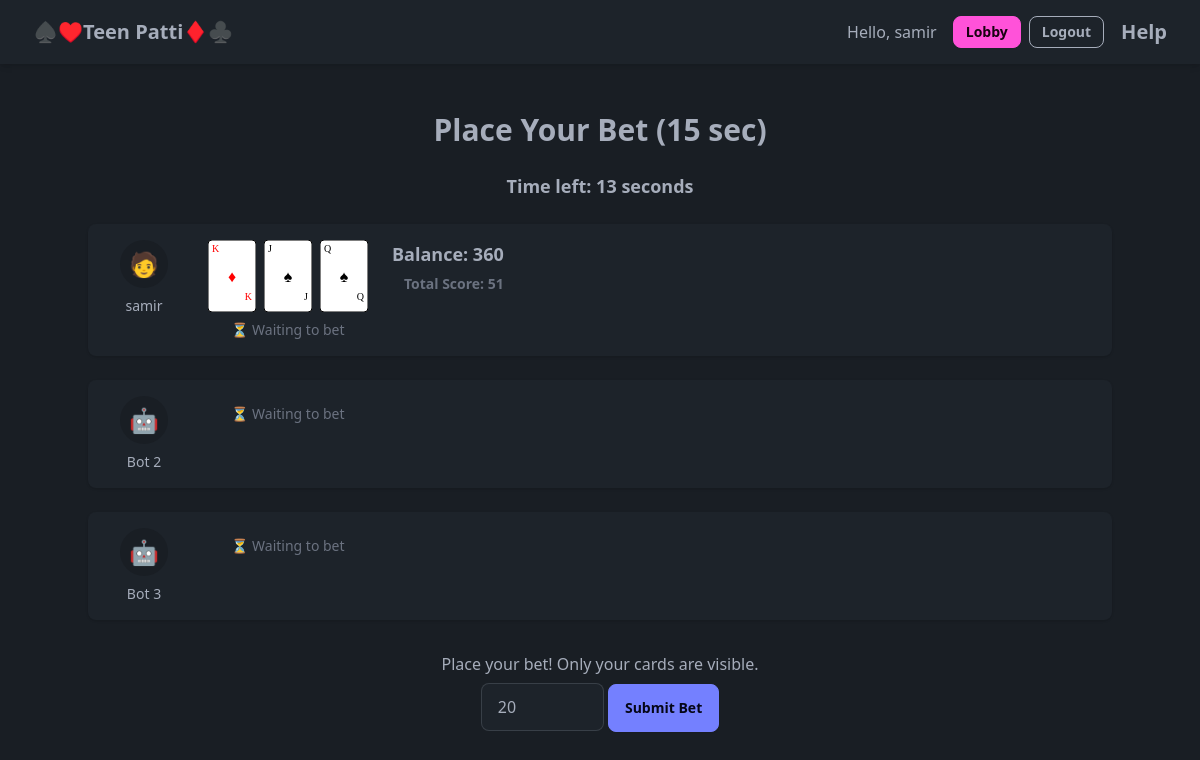
The page /reveal/b5b6103e/ (signed in) on the database its author committed.
### home/models.py (models this page shows)
class Player(models.Model):
    user = models.ForeignKey(User, on_delete=models.CASCADE, null=True, blank=True)
    room = models.ForeignKey(GameRoom, on_delete=models.CASCADE)
    card = models.JSONField(null=True, blank=True)
    total_score = models.IntegerField(default=0)
    has_played = models.BooleanField(default=False)
    is_bot = models.BooleanField(default=False)
    score = models.IntegerField(default=0)
    balance = models.IntegerField(default=200)
    bet_amount = models.IntegerField(default=0)
    has_bet = models.BooleanField(default=False)

### home/views.py (the view)
# urls.py: path('reveal/<str:room_code>/', views.reveal_game, name='reveal_game'),
def reveal_game(request, room_code):
    room = get_object_or_404(GameRoom, room_code=room_code)
    players = Player.objects.filter(room=room)
    current_player = players.filter(user=request.user).first()
    if not current_player:
        return redirect("/lobby/")
    return render(request, "home/reveal.html", {
        "room_code": room.room_code,
        "players": players,
        "current_player": current_player
    })

### home/templates/home/reveal.html (shortened to what this page needs)
{% extends "home/base.html" %}
{% load static card_svg %}
{% block content %}
<div class="container mx-auto py-8">
  <h1 class="text-3xl font-bold mb-6 text-center">Place Your Bet (15 sec)</h1>
  <div class="text-center text-lg font-semibold mb-6">
    Time left: <span id="timer">15</span> seconds
  </div>
  <ul class="space-y-6">
    {% for p in players %}
    <li class="flex items-start space-x-6 bg-base-100 p-4 rounded-lg shadow">
      <div class="flex flex-col items-center w-20">
        <div class="w-12 h-12 bg-base-200 rounded-full flex items-center justify-center text-2xl">
          {% if p.is_bot %}🤖{% else %}🧑{% endif %}
        </div>
        <span class="mt-2 text-sm font-medium">
          {% if p.is_bot %}Bot {{ forloop.counter }}{% else %}{{ p.user.username }}{% endif %}
        </span>
      </div>
      <div class="flex flex-col items-center gap-2">
        <div class="flex gap-2">
          {% if p.user == request.user %}
            {% for c in p.card %}
              {% card_svg c 48 72 %}
            {% endfor %}
          {% else %}
            {% for _ in p.card %}
              <div class="w-12 h-18 bg-gray-500 rounded shadow"></div>
            {% endfor %}
          {% endif %}
        </div>
        <div class="text-sm text-gray-500 text-center">
          {% if p.has_bet %}
            ✅ Bet placed
          {% else %}
            ⏳ Waiting to bet
          {% endif %}
        </div>
      </div>
      <div class="ml-auto text-right text-lg font-semibold">
        {% if p.user == request.user %}
          Balance: {{ p.balance }}<br>
          <span class="text-sm text-gray-500">Total Score: {{ p.total_score }}</span>
        {% endif %}
      </div>
    </li>
    {% endfor %}
  </ul>
  <div class="mt-8 max-w-md mx-auto text-center">
    {% if not current_player.has_bet %}
      <p>Place your bet! Only your cards are visible.</p>
      <form method="post" action="{% url 'bet_phase' room_code=room_code %}">
        <input type="number" name="bet" min="20" max="{{ current_player.balance }}" value="20" class="input input-bordered" />
        <button type="submit" class="btn btn-primary mt-2">Submit Bet</button>
      </form>
    {% else %}
      <p>Waiting for others to bet...</p>
    {% endif %}
  </div>
</div>
{% endblock %}

### home/templates/home/base.html (shortened to what this page needs)
{% load static %}
<!DOCTYPE html>
<html lang="en" data-theme="dark">
<head>
  <link rel="stylesheet" href="{% static 'css/output.css' %}">
</head>
<body class="min-h-screen flex flex-col bg-base-200">
  <header class="navbar bg-base-100 px-4 py-2 shadow-md">
    <div class="flex-1">
      <a href="{% url 'lobby' %}" class="btn btn-ghost normal-case text-xl">
        ♠️♥️Teen Patti♦️♣️
      </a>
    </div>
    <div class="flex-none">
      {% if request.user.is_authenticated %}
        <span class="mr-4">Hello, {{ request.user.username }}</span>
        <a href="{% url 'lobby' %}" class="btn btn-sm btn-secondary mr-2">Lobby</a>
        <a href="{% url 'logout' %}?next=/" class="btn btn-sm btn-outline">Logout</a>
      {% else %}
        <a href="{% url 'social:begin' 'auth0' %}" class="btn btn-sm btn-primary">
          Login with Auth0
        </a>
      {% endif %}
    </div>
    <div class="flex-2">
      <a href="https://en.wikipedia.org/wiki/Teen_patti#Ranking_of_hands" class="btn btn-ghost normal-case text-xl">
        Help
      </a>
    </div>
  </header>
  <main class="flex-1 p-4">
    {% block content %}{% endblock %}
  </main>
</body>
</html>

### rows shown on the page
Player: user.username "samir", card_svg "K K ♦" "J J ♠" "Q Q ♠", has_bet "⏳ Waiting to bet", balance "360", total_score "51"
Player: has_bet "⏳ Waiting to bet"
Player: has_bet "⏳ Waiting to bet"

### other values the page prints
{{ request.user.username }} "samir"
